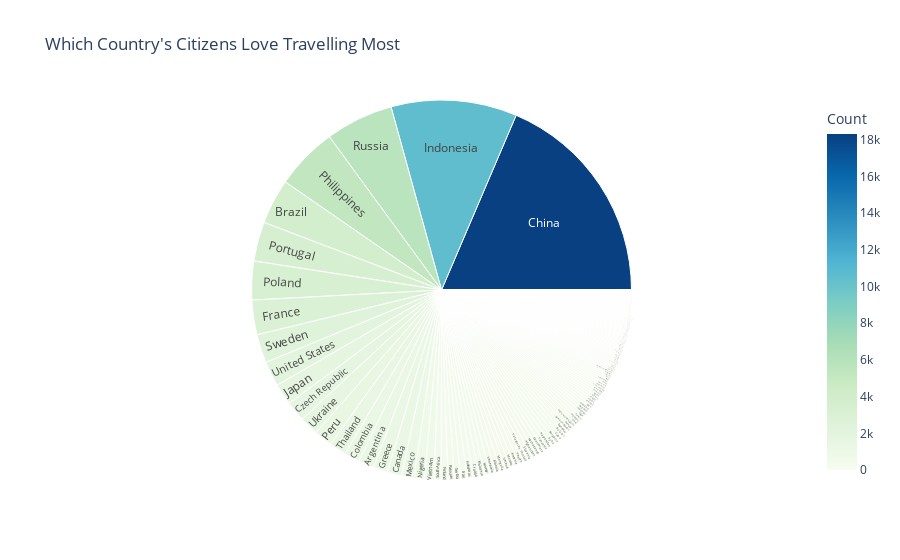

Write notebook code for a chart like this one.
### Code cell
fig1 = px.sunburst(nationality_count, path=['Country'], values='Count',
             color='Count', 
             title='Which Country\'s Citizens Love Travelling Most',
             color_continuous_scale='GnBu')
fig1.show()

### Figure 1 — Plotly figure (JSON) as saved in the notebook; plotly's stock layout.template omitted (floating-point values rounded to 4 significant figures; data arrays with more than 128 entries replaced by an {"elided": "..."} marker saying what was removed)
{"data": [{"branchvalues": "total", "customdata": {"elided": "240x1 int values"}, "domain": {"x": [0, 1], "y": [0, 1]}, "hovertemplate": "labels=%{label}<br>Count_sum=%{value}<br>parent=%{parent}<br>id=%{id}<br>Count=%{color}<extra></extra>", "ids": {"elided": "240 str values"}, "labels": {"elided": "240 str values"}, "marker": {"coloraxis": "coloraxis", "colors": {"elided": "240 int values"}}, "name": "", "parents": {"elided": "240 str values"}, "type": "sunburst", "values": {"elided": "240 int values"}}], "layout": {"coloraxis": {"colorbar": {"title": {"text": "Count"}}, "colorscale": [[0, "rgb(247,252,240)"], [0.125, "rgb(224,243,219)"], [0.25, "rgb(204,235,197)"], [0.375, "rgb(168,221,181)"], [0.5, "rgb(123,204,196)"], [0.625, "rgb(78,179,211)"], [0.75, "rgb(43,140,190)"], [0.875, "rgb(8,104,172)"], [1, "rgb(8,64,129)"]]}, "legend": {"tracegroupgap": 0}, "title": {"text": "Which Country's Citizens Love Travelling Most"}}}
